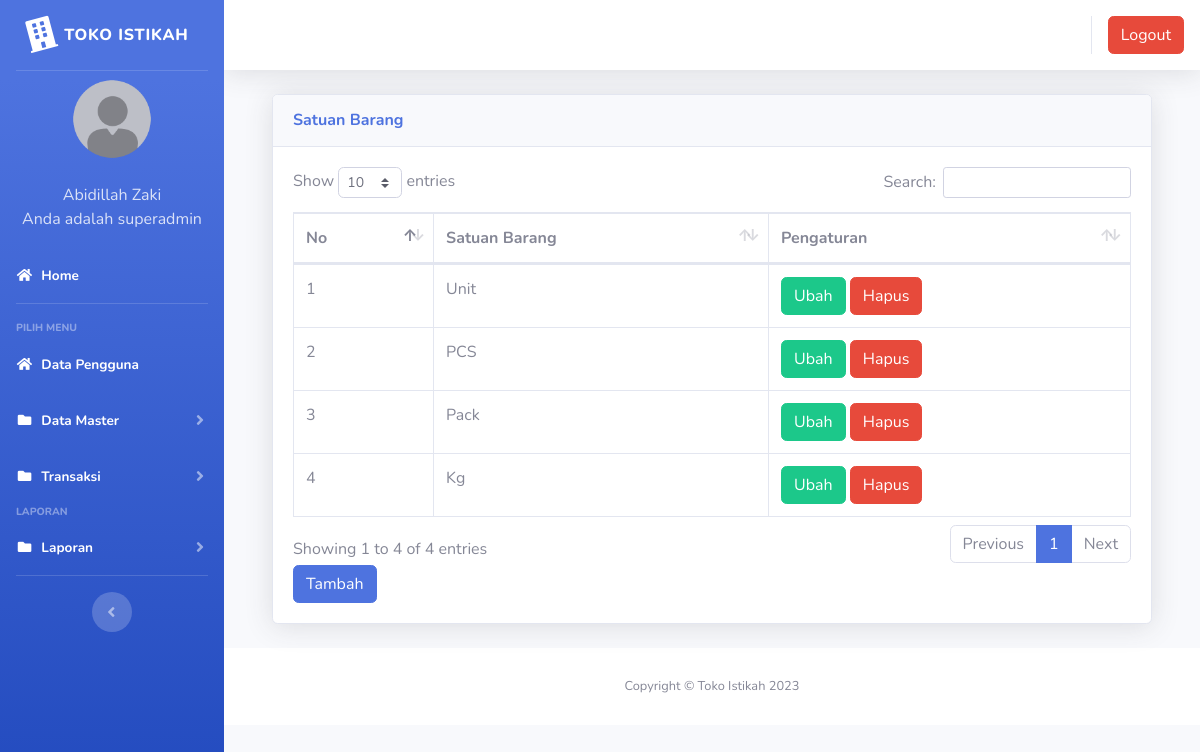
/index3.php?page=satuanbarang (signed in), run on the app's committed database.
### tables this page shows
CREATE TABLE `users` (
  `id` int(11) NOT NULL,
  `nik` varchar(11) NOT NULL,
  `nama` varchar(100) NOT NULL,
  `alamat` varchar(200) NOT NULL,
  `telepon` varchar(100) NOT NULL,
  `username` varchar(100) NOT NULL,
  `password` varchar(100) NOT NULL,
  `level` varchar(25) NOT NULL DEFAULT 'member',
  `foto` varchar(25) NOT NULL
);

CREATE TABLE `satuan` (
  `id` int(11) NOT NULL,
  `satuan` varchar(100) NOT NULL
);

### page/satuanbarang/satuan.php (the view, shortened to what this page needs)
<div class="container-fluid">
  <div class="card shadow mb-4">
    <div class="card-header py-3">
      <h6 class="m-0 font-weight-bold text-primary">Satuan Barang</h6>
    </div>
    <div class="card-body">
      <div class="table-responsive">
        <table class="table table-bordered" id="dataTable" width="100%" cellspacing="0">
        <thead>
                                <tr>
			<th>No</th>
			<th>Satuan Barang</th>
			<th>Pengaturan</th>
                                </tr>
		</thead>
          <tbody>
            <?php
	$no = 1;
	$sql = $koneksi->query("select * from satuan");
	while ($data = $sql->fetch_assoc()) {
	?>
                                <tr>
                                    <td><?php echo $no++; ?></td>
			<td><?php echo $data['satuan'] ?></td>
			<td>
			<a href="?page=satuanbarang&aksi=ubahsatuan&id=<?php echo $data['id'] ?>" class="btn btn-success" >Ubah</a>
			<a onclick="return confirm('Apakah anda yakin akan menghapus data ini?')" href="?page=satuanbarang&aksi=hapussatuan&id=<?php echo $data['id'] ?>" class="btn btn-danger" >Hapus</a>
			</td>
                                </tr>
	<?php }?>
		   </tbody>
                        </table>
<a href="?page=satuanbarang&aksi=tambahsatuan" class="btn btn-primary" >Tambah</a>
      </div>
    </div>
  </div>
</div>

### index3.php (shortened to what this page needs)
<?php
	$koneksi = new mysqli("localhost","root","","inventori");
	?>
<!DOCTYPE html>
<html lang="en">
<head>
  <link href="vendor/fontawesome-free/css/all.min.css" rel="stylesheet" type="text/css">
  <link href="css/sb-admin-2.min.css" rel="stylesheet">
  <link href="vendor/datatables/dataTables.bootstrap4.min.css" rel="stylesheet">
</head>
<body id="page-top">
  <div id="wrapper">
    <ul class="navbar-nav bg-gradient-primary sidebar sidebar-dark accordion" id="accordionSidebar">
      <a class="sidebar-brand d-flex align-items-center justify-content-center" href="index3.php">
        <div class="sidebar-brand-icon rotate-n-15">
          <i class="fas fa-building"></i>
        </div>
        <div class="sidebar-brand-text mx-2">TOKO ISTIKAH</div>
      </a>
      <hr class="sidebar-divider my-0">
 <?php
   if ($_SESSION['superadmin']) {
	   $user = $_SESSION['superadmin'];
   }
   $sql =$koneksi->query("select * from users where id='$user'");
   $data = $sql->fetch_assoc();
   ?>
    <li class="d-flex align-items-center justify-content-center">
        <a class="nav-link">
		 <img src="img/<?php echo $data['foto']?>" class="img-circle" width="80" alt="User"/></a>
	  </li>
		 <li class="nav-item ">
        <a class="nav-link">
         	<div class="d-flex align-items-center justify-content-center" class="name">  <?php echo  $data['nama'];?></div></font>
			<div class="d-flex align-items-center justify-content-center" class="email">Anda adalah <?php echo $data['level'];?></div>
		 </a>
      </li>
      <li class="nav-item active">
        <a class="nav-link" href="?page=home3">
          <i class="fas fa-fw fa-home"></i>
          <span>Home</span></a>
      </li>
      <hr class="sidebar-divider">
      <div class="sidebar-heading">
        Pilih Menu
      </div>
	    <li class="nav-item active">
        <a class="nav-link" href="?page=pengguna">
          <i class="fas fa-fw fa-home"></i>
          <span>Data Pengguna</span></a>
      </li>
	   <li class="nav-item active">
        <a class="nav-link collapsed" href="#" data-toggle="collapse" data-target="#collapseData" aria-expanded="true" aria-controls="collapseData">
          <i class="fas fa-fw fa-folder"></i>
          <span>Data Master</span>
        </a>
      </li>
	    <li class="nav-item active">
        <a class="nav-link collapsed" href="#" data-toggle="collapse" data-target="#collapsePages" aria-expanded="true" aria-controls="collapsePages">
          <i class="fas fa-fw fa-folder"></i>
          <span>Transaksi</span>
        </a>
      </li>
      <div class="sidebar-heading">
        Laporan
      </div>
	     <li class="nav-item active">
        <a class="nav-link collapsed" href="#" data-toggle="collapse" data-target="#collapseLaporan" aria-expanded="true" aria-controls="collapseLaporan">
          <i class="fas fa-fw fa-folder"></i>
          <span>Laporan</span>
        </a>
      </li>
      <hr class="sidebar-divider d-none d-md-block">
      <div class="text-center d-none d-md-inline">
        <button class="rounded-circle border-0" id="sidebarToggle"></button>
      </div>
    </ul>
    <div id="content-wrapper" class="d-flex flex-column">
      <div id="content">
        <nav class="navbar navbar-expand navbar-light bg-white topbar mb-4 static-top shadow">
          <ul class="navbar-nav ml-auto">
            <li class="nav-item dropdown no-arrow">
			 <div class="top-menu">
        <ul class="nav pull-right top-menu">
           <li><a onclick="return confirm('Apakah anda yakin akan logout?')" class="btn btn-danger" class="logout" href="logout.php">Logout</a></li>
        </ul>
      </div>
            </li>
          </ul>
        </nav>
        <div class="container-fluid">
		 <section class="content">
		      <?php
			   $page = $_GET['page'];
			   $aksi = $_GET['aksi'];
			     if ($page == "satuanbarang") {
				   if ($aksi == "") {
					   include "page/satuanbarang/satuan.php";
				   }
			   }
			   ?>
    </section>
</div>
      <footer class="sticky-footer bg-white">
        <div class="container my-auto">
          <div class="copyright text-center my-auto">
            <span>Copyright &copy; Toko Istikah 2023</span>
          </div>
        </div>
      </footer>
    </div>
  </div>
  </div>
</body>
</html>

### data on the page
users: foto (placeholder picture), nama "Abidillah Zaki", level "superadmin"
satuan: satuan "Unit"
satuan: satuan "PCS"
satuan: satuan "Pack"
satuan: satuan "Kg"
